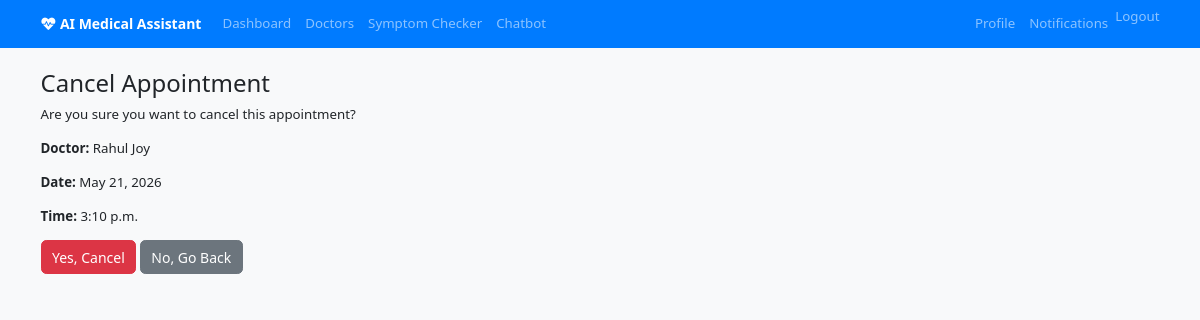
/api/appointments/cancel/3/ (signed in), run on the app's committed database.
### appointments/models.py (models this page shows, shortened)
class Appointment(models.Model):
    STATUS_CHOICES = [
        ('pending', 'Pending'),
        ('confirmed', 'Confirmed'),
        ('completed', 'Completed'),
        ('cancelled', 'Cancelled'),
    ]
    patient = models.ForeignKey(User, on_delete=models.CASCADE, related_name='appointments')
    doctor = models.ForeignKey(Doctor, on_delete=models.CASCADE)
    date = models.DateField()
    time = models.TimeField()
    status = models.CharField(max_length=20, choices=STATUS_CHOICES, default='pending')
    notes = models.TextField(blank=True)
    created_at = models.DateTimeField(auto_now_add=True)

### doctors/models.py (models this page shows, shortened)
class Doctor(models.Model):
    user = models.OneToOneField(User, on_delete=models.CASCADE)
    specialization = models.CharField(max_length=100)
    experience_years = models.PositiveIntegerField()
    available_timings = models.CharField(max_length=255, help_text="e.g., Mon-Fri 9AM-5PM")
    consultation_fee = models.DecimalField(max_digits=10, decimal_places=2)
    bio = models.TextField(blank=True)

### appointments/views.py (the view)
# urls.py: path('cancel/<int:pk>/', views.cancel_appointment, name='cancel_appointment'),
@login_required
def cancel_appointment(request, pk):
    appointment = get_object_or_404(Appointment, pk=pk, patient=request.user)
    if request.method == 'POST':
        appointment.status = 'cancelled'
        appointment.save()
        messages.success(request, 'Appointment cancelled.')
        return redirect('appointment_list')
    return render(request, 'appointments/cancel_appointment.html', {'appointment': appointment})

### main/context_processors.py (called while the page is built)
def dashboard_url(request):
    if not request.user.is_authenticated:
        return {'dashboard_url': 'dashboard'}
    if Doctor.objects.filter(user=request.user).exists():
        return {'dashboard_url': 'doctor_dashboard'}
    if request.user.is_staff:
        return {'dashboard_url': 'admin:index'}
    return {'dashboard_url': 'dashboard'}

### templates/appointments/cancel_appointment.html (shortened to what this page needs)
{% extends 'base.html' %}
{% block content %}
<h2>Cancel Appointment</h2>
<p>Are you sure you want to cancel this appointment?</p>
<p><strong>Doctor:</strong> {{ appointment.doctor.user.first_name }} {{ appointment.doctor.user.last_name }}</p>
<p><strong>Date:</strong> {{ appointment.date }}</p>
<p><strong>Time:</strong> {{ appointment.time }}</p>
<form method="post">
    <button type="submit" class="btn btn-danger">Yes, Cancel</button>
    <a href="{% url 'appointment_list' %}" class="btn btn-secondary">No, Go Back</a>
</form>
{% endblock %}

### static/css/style.css (style rules this page uses)
html { font-size: 14px; }
body { font-family: 'Segoe UI', Tahoma, Geneva, Verdana, sans-serif; background-color: #eef5ff; font-size: 0.95rem; }
h2 { font-size: clamp(1.4rem, 2vw, 2rem); }

### templates/base.html (style rules this page uses)
body { background-color: #f8f9fa; }

### data on the page
Appointment: doctor.user.first_name "Rahul", doctor.user.last_name "Joy", date "May 21, 2026", time "3:10 p.m."
